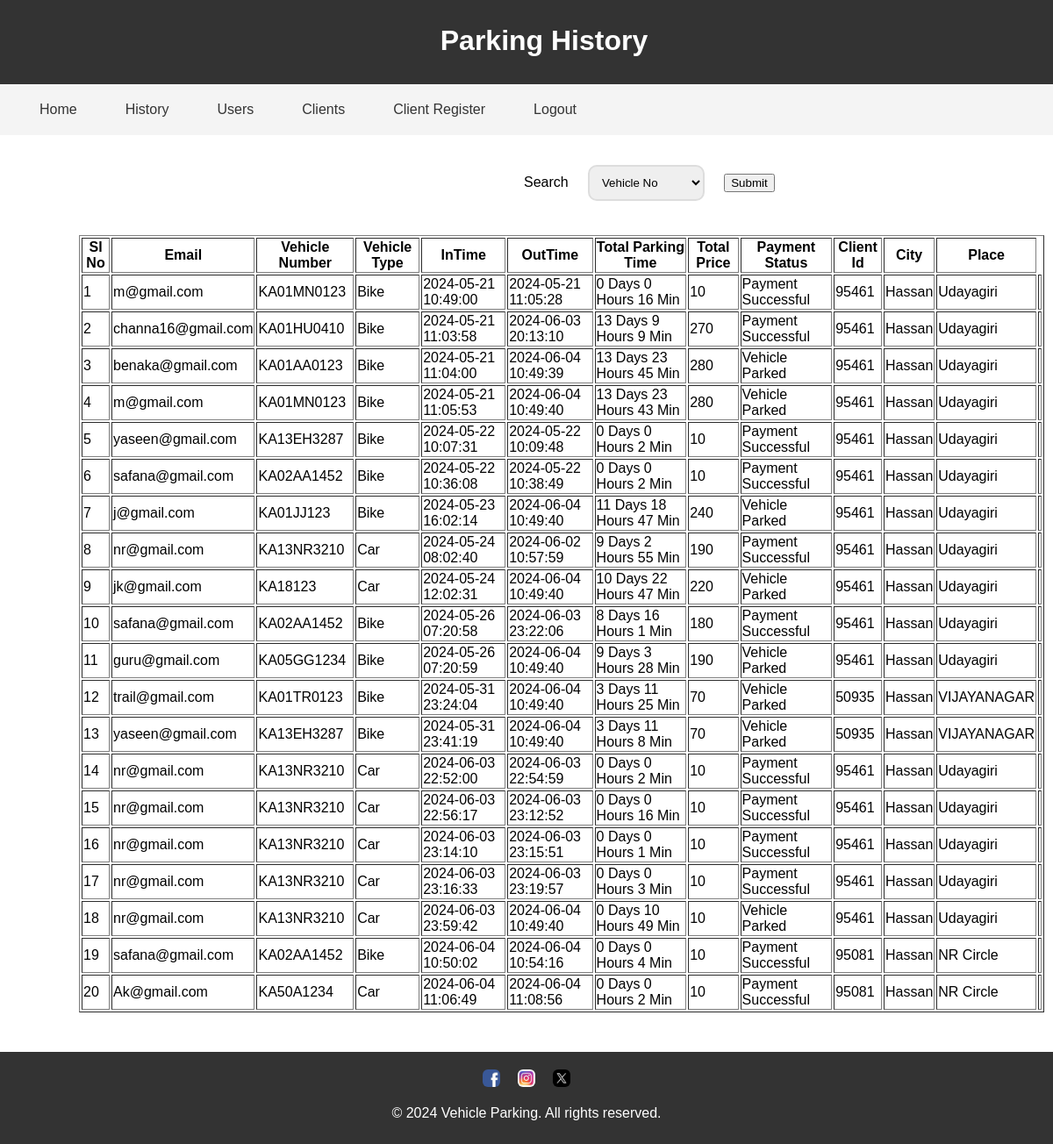
Page /Table.php on the committed database.
### tables this page shows
CREATE TABLE `details` (
  `sl` bigint(20) UNSIGNED NOT NULL,
  `Email` text NOT NULL,
  `v_no` varchar(10) DEFAULT NULL,
  `VNo` varchar(10) NOT NULL,
  `VType` varchar(4) NOT NULL,
  `InTime` datetime NOT NULL,
  `OutTime` datetime NOT NULL DEFAULT current_timestamp(),
  `Totalhrs` int(11) DEFAULT NULL,
  `Price` int(11) DEFAULT NULL,
  `Payment` tinyint(1) DEFAULT NULL,
  `p_id` int(5) DEFAULT NULL
);

CREATE TABLE `clients` (
  `sl` bigint(20) UNSIGNED NOT NULL,
  `p_id` int(5) NOT NULL,
  `c_name` varchar(10) NOT NULL,
  `Email` varchar(20) NOT NULL,
  `c_city` varchar(20) NOT NULL,
  `c_place` varchar(20) NOT NULL,
  `b_slots` int(2) DEFAULT NULL,
  `c_slots` int(2) DEFAULT NULL,
  `b_rate` int(2) NOT NULL DEFAULT 10,
  `c_rate` int(2) NOT NULL DEFAULT 15,
  `Temp` tinyint(1) NOT NULL DEFAULT 0
);

### Table.php (the view, shortened to what this page needs)
<?php
include "common.php";
$try=0;
$sql = "SELECT * FROM `details` ORDER BY `InTime` ASC;";
$result = mysqli_query($conn, $sql);
?>
<!DOCTYPE html>
<html lang="en">
<head>
    <link rel="stylesheet"  href="Table.css">
</head>
<body>
    <header>
        <h1>Parking History</h1>
    </header>
    <nav>
        <a href="/project2024-main/Admin.php">Home</a>
        <a href="/project2024-main/Table.php">History</a>
        <a href="/project2024-main/User.php">Users</a>
        <a href="/project2024-main/c_data.php">Clients</a>
        <a href="/project2024-main/c_reg.php">Client Register</a>
        <a href="/project2024-main/Logout.php">Logout</a>
    </nav>
    <div class="tabledata">
       <h1 style="text-align:center;" class="abc">Parking Histroy</h1>
       <div class="widget11">
        <form action="Table.php" method="post">
            <label for="" >Search &nbsp&nbsp&nbsp</label>
            <Select name="sel">
                <option value="1" >Vehicle No</option>
            </Select>&nbsp&nbsp&nbsp&nbsp
            <input type="submit" value="Submit" name="Submit">
            <br>
        </form><br></div>
    <div class="tb">
       <table border 1px white class="tbl">
            <th class="hd" >Sl No</th>
            <th class="hd">Email</th>
            <th class="hd">Vehicle Number</th>
            <th class="hd">Vehicle Type</th>
            <th class="hd">InTime</th>
            <th class="hd">OutTime</th>
            <th class="hd">Total Parking Time</th>
            <th class="hd">Total Price</th>
            <th class="hd">Payment Status</th>
            <th class="hd">Client Id</th>
            <th class="hd">City</th>
            <th class="hd">Place</th>
        <?php
            if($try==0){
                $sql = "SELECT * FROM `details` ORDER BY `InTime` ASC;";
                $result = mysqli_query($conn, $sql);
            }
            elseif($try==2){
                $sql = "SELECT * FROM `details` WHERE Payment=0 ORDER BY `InTime` ASC;";
                $result = mysqli_query($conn, $sql);
            }
            elseif($try==3){
                $sql = "SELECT * FROM `details` WHERE v_no='$tr' ORDER BY `InTime` ASC;";
                $result = mysqli_query($conn, $sql);
            }
            elseif($try==6){
                $sql = "SELECT * FROM `details` WHERE p_id='$cid' ORDER BY `InTime` ASC;";
                $result = mysqli_query($conn, $sql);
            }
            $i=1;
            while ($row = mysqli_fetch_assoc($result)) {
                $inti=$row['InTime'];
                $Vn=strtoupper($row['v_no']);
                $outti=$row['OutTime'];
                if($inti<=$outti){
                    $start_datetime = new DateTime($inti);
                    $diff = $start_datetime->diff(new DateTime($outti));
                }
                $price=(ceil(((($diff->d)*1440)+(($diff->h)*60)+($diff->i))/720)*10);
                if($row['Payment']==0||$row['Payment']==NULL){
                    $status='Vehicle Parked';
                }
                else{
                    $status='Payment Successful';
                }
                $pid=$row['p_id'];
                $cli="SELECT `c_name`,`c_city`,`c_place` FROM `clients` WHERE `p_id`=$pid;";
                $cli1=mysqli_query($conn,$cli);
                $cli2=mysqli_fetch_assoc($cli1);
                echo ' <tr>
                <td class="td">' . $i . '</td>
                <td class="td">' . $row['Email'] . '</td>
                <td class="td">' . $Vn . '</td>
                <td class="td">' . $row['VType'] . '</td>
                <td class="td">' . $row['InTime'] . '</td>
                <td class="td">' . $row['OutTime'] . '</td>
                <td class="td">' .$diff->d." Days " .$diff->h." Hours " . $diff->i." Min" . '</td>
                <td class="td" center>' . $price . '</td>
                <td class="td">' . $status . '</td>
                <td class="td">' . $pid . '</td>
                <td class="td">' . $cli2['c_city'] . '</td>
                <td class="td">' . $cli2['c_place'] . '</td>
                <td class="td">
                </td>
                </tr>
                 ';
                 $i++;
            }
            ?>
        </table>
        </div>
        </div>
        <p class="hide"></p>
<footer>
    <div class="social-icons">
        <a href="https://www.facebook.com/yourpage"><img src="/fblogo.jpeg" alt="Facebook" class="socialic"></a>
        <a href="https://www.instagram.com/yourpage"><img src="/instalogo.jpeg" alt="Instagram" class="socialic"></a>
        <a href="https://twitter.com/yourpage"><img src="/xlogo.jpeg" alt="Twitter X" class="socialic"></a>
    </div>
    <p style="text-align:center;">&copy; 2024 Vehicle Parking. All rights reserved.</p>
</footer>
</body>
</html>

### Table.css (style rules this page uses)
body { font-family: Arial, sans-serif; margin: 0; padding: 0; bottom: 200px; }
header { position: fixed; width: 100%; margin-top: -25px; background: transparent; background-color: #333; color: #fff; padding: 10px 20px; text-align: center; }
nav { margin-top: 75px; width: 100%; position: fixed; display: flex; background-color: #f4f4f4; padding: 10px; }
nav a { text-decoration: none; margin-left: 15px; color: #333; padding: 10px 20px; }
.hd { margin-top: -9px; }
footer { background-color: #333; color: #fff; padding: 10px 0; bottom: 0; width: 100%; position:fixed; }
.social-icons { display: flex; justify-content: center; margin-top: 10px; }
.social-icons a { margin: 0 10px; color: #fff; text-decoration: none; font-size: 20px; }
.socialic { height: 20px; width: 20px; border-radius: 30%; }
.tb { margin-left: 80px; padding: 10px; }
.hide { color:transparent; }
.abc { margin-bottom: 110px; }

### Table.php (style rules this page uses)
select { padding: 10px; border: 2px solid #ddd; border-radius: 10px; }
.widget11 { margin-left: 585px; margin-bottom: 10px; width: 300px; height: 40px; padding: 20px; border-radius: 5%; padding-left: 12px; }

### rows in the picture
details: Email "m@gmail.com", v_no "KA01MN0123", VType "Bike", InTime "2024-05-21 10:49:00", OutTime "2024-05-21 11:05:28", InTime+OutTime "0", InTime+OutTime "16", price "10", Payment "Payment Successful", p "95461", clients.c_city "Hassan", clients.c_place "Udayagiri"
details: Email "channa16@gmail.com", v_no "KA01HU0410", VType "Bike", InTime "2024-05-21 11:03:58", OutTime "2024-06-03 20:13:10", InTime+OutTime "13", InTime+OutTime "9", price "270", Payment "Payment Successful", p "95461", clients.c_city "Hassan", clients.c_place "Udayagiri"
details: Email "benaka@gmail.com", v_no "KA01AA0123", VType "Bike", InTime "2024-05-21 11:04:00", OutTime "2024-06-04 10:49:39", InTime+OutTime "13", InTime+OutTime "23", InTime+OutTime "45", price "280", Payment "Vehicle Parked", p "95461", clients.c_city "Hassan", clients.c_place "Udayagiri"
details: Email "m@gmail.com", v_no "KA01MN0123", VType "Bike", InTime "2024-05-21 11:05:53", OutTime "2024-06-04 10:49:40", InTime+OutTime "13", InTime+OutTime "23", InTime+OutTime "43", price "280", Payment "Vehicle Parked", p "95461", clients.c_city "Hassan", clients.c_place "Udayagiri"
details: Email "yaseen@gmail.com", v_no "KA13EH3287", VType "Bike", InTime "2024-05-22 10:07:31", OutTime "2024-05-22 10:09:48", InTime+OutTime "0", InTime+OutTime "2", price "10", Payment "Payment Successful", p "95461", clients.c_city "Hassan", clients.c_place "Udayagiri"
details: Email "safana@gmail.com", v_no "KA02AA1452", VType "Bike", InTime "2024-05-22 10:36:08", OutTime "2024-05-22 10:38:49", InTime+OutTime "0", InTime+OutTime "2", price "10", Payment "Payment Successful", p "95461", clients.c_city "Hassan", clients.c_place "Udayagiri"
details: Email "j@gmail.com", v_no "KA01JJ123", VType "Bike", InTime "2024-05-23 16:02:14", OutTime "2024-06-04 10:49:40", InTime+OutTime "11", InTime+OutTime "18", InTime+OutTime "47", price "240", Payment "Vehicle Parked", p "95461", clients.c_city "Hassan", clients.c_place "Udayagiri"
details: Email "nr@gmail.com", v_no "KA13NR3210", VType "Car", InTime "2024-05-24 08:02:40", OutTime "2024-06-02 10:57:59", InTime+OutTime "9", InTime+OutTime "2", InTime+OutTime "55", price "190", Payment "Payment Successful", p "95461", clients.c_city "Hassan", clients.c_place "Udayagiri"
details: Email "jk@gmail.com", v_no "KA18123", VType "Car", InTime "2024-05-24 12:02:31", OutTime "2024-06-04 10:49:40", InTime+OutTime "10", InTime+OutTime "22", InTime+OutTime "47", price "220", Payment "Vehicle Parked", p "95461", clients.c_city "Hassan", clients.c_place "Udayagiri"
details: Email "safana@gmail.com", v_no "KA02AA1452", VType "Bike", InTime "2024-05-26 07:20:58", OutTime "2024-06-03 23:22:06", InTime+OutTime "8", InTime+OutTime "16", InTime+OutTime "1", price "180", Payment "Payment Successful", p "95461", clients.c_city "Hassan", clients.c_place "Udayagiri"
details: Email "guru@gmail.com", v_no "KA05GG1234", VType "Bike", InTime "2024-05-26 07:20:59", OutTime "2024-06-04 10:49:40", d "9", InTime+OutTime "3", InTime+OutTime "28", price "190", Payment "Vehicle Parked", p "95461", clients.c_city "Hassan", clients.c_place "Udayagiri"
details: Email "trail@gmail.com", v_no "KA01TR0123", VType "Bike", InTime "2024-05-31 23:24:04", OutTime "2024-06-04 10:49:40", d "3", InTime+OutTime "11", InTime+OutTime "25", price "70", Payment "Vehicle Parked", p "50935", clients.c_city "Hassan", clients.c_place "VIJAYANAGAR"
details: Email "yaseen@gmail.com", v_no "KA13EH3287", VType "Bike", InTime "2024-05-31 23:41:19", OutTime "2024-06-04 10:49:40", d "3", InTime+OutTime "11", InTime+OutTime "8", price "70", Payment "Vehicle Parked", p "50935", clients.c_city "Hassan", clients.c_place "VIJAYANAGAR"
details: Email "nr@gmail.com", v_no "KA13NR3210", VType "Car", InTime "2024-06-03 22:52:00", OutTime "2024-06-03 22:54:59", InTime+OutTime "0", InTime+OutTime "2", price "10", Payment "Payment Successful", p "95461", clients.c_city "Hassan", clients.c_place "Udayagiri"
details: Email "nr@gmail.com", v_no "KA13NR3210", VType "Car", InTime "2024-06-03 22:56:17", OutTime "2024-06-03 23:12:52", InTime+OutTime "0", InTime+OutTime "16", price "10", Payment "Payment Successful", p "95461", clients.c_city "Hassan", clients.c_place "Udayagiri"
details: Email "nr@gmail.com", v_no "KA13NR3210", VType "Car", InTime "2024-06-03 23:14:10", OutTime "2024-06-03 23:15:51", InTime+OutTime "0", InTime+OutTime "1", price "10", Payment "Payment Successful", p "95461", clients.c_city "Hassan", clients.c_place "Udayagiri"
details: Email "nr@gmail.com", v_no "KA13NR3210", VType "Car", InTime "2024-06-03 23:16:33", OutTime "2024-06-03 23:19:57", d "0", h "0", i "3", price "10", Payment "Payment Successful", p "95461", clients.c_city "Hassan", clients.c_place "Udayagiri"
details: Email "nr@gmail.com", v_no "KA13NR3210", VType "Car", InTime "2024-06-03 23:59:42", OutTime "2024-06-04 10:49:40", Payment "0", Price "10", InTime+OutTime "49", Payment "Vehicle Parked", p "95461", clients.c_city "Hassan", clients.c_place "Udayagiri"
details: Email "safana@gmail.com", v_no "KA02AA1452", VType "Bike", InTime "2024-06-04 10:50:02", OutTime "2024-06-04 10:54:16", d "0", h "0", i "4", price "10", Payment "Payment Successful", p "95081", clients.c_city "Hassan", clients.c_place "NR Circle"
details: Email "Ak@gmail.com", v_no "KA50A1234", VType "Car", InTime "2024-06-04 11:06:49", OutTime "2024-06-04 11:08:56", d "0", h "0", InTime+OutTime "2", price "10", Payment "Payment Successful", p "95081", clients.c_city "Hassan", clients.c_place "NR Circle"
